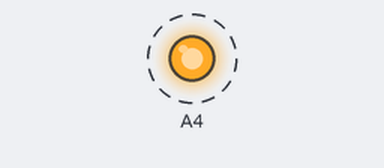
Recording of a sketch running on a simulated Arduino Uno, built with avr-gcc and run on an emulated ATmega328P. Shown: output pins drawn as LEDs (lit = HIGH). Dashed ring = blinking.

Above: at 0.5 s.
Timing chart, 0 to 4.6 s (numbered marks = the images above):
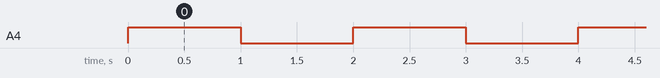

Measured:
- by itself, A4: alternates HIGH for 1.0 s and LOW for 1.0 s

The sketch:

2-4.RGBLED.ino
```cpp
void setup() {
  pinMode(A4,OUTPUT);
}

void loop() {
  digitalWrite(A4,HIGH);
  delay(1000);
  digitalWrite(A4,LOW);
  delay(1000);
}
```
